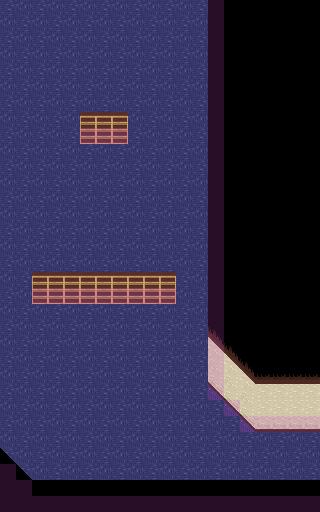

Below is a game level as drawn by its tile map, then a one-line description and the .tmx that defines it (tile-layer data replaced by summaries):
An orthogonal 20x32 tile map with 16x16 px tiles, 5 tile layers (floor, props, walls, above, ...), 2 tilesets and 1 object.

<map version="1.10" tiledversion="1.10.2" orientation="orthogonal" renderorder="right-down" width="20" height="32" tilewidth="16" tileheight="16" infinite="0" nextlayerid="8" nextobjectid="2">
 <properties>
  <property name="clampCamera" type="bool" value="true" />
  <property name="edges">{
	"right": {
		"type": "warp",
		"map": "buildings/library.tmx",
		"pos": { 
			"x": 0, 
			"y": { 
				"type": "sub",
				"rhs": 23,
				"lhs": {
					"type": "player",
					"property": "y"
				}
			} 
		},
		"transition": {
			"type": "fade",
			"music": false
		}
	},
	"up": {
		"type": "warp",
		"map": "buildings/library_left1.tmx",
		"pos": {
			"x": {
				"type": "player",
				"property": "x"
			},
			"y": 62
		},
		"transition": {
			"type": "fade",
			"music": false
		}
	}
}</property>
  <property name="music" value="res/audio/music/fate.ogg" />
  <property name="music_speed" type="float" value="0.8" />
  <property name="music_volume" type="float" value="0.5" />
  <property name="tint" value="0,0,0,127" />
 </properties>
 <tileset firstgid="1" source="../tilesets/library.tsx" />
 <tileset firstgid="127" source="../entity/white.tsx" />
 <layer id="1" name="floor" width="20" height="32">
  <data>[640 cells, 615 non-empty, 2 distinct tile ids]</data>
 </layer>
 <layer id="7" name="props" width="20" height="32">
  <data>[640 cells, 12 non-empty, 1 distinct tile ids]</data>
 </layer>
 <layer id="2" name="walls" width="20" height="32">
  <data>[640 cells, 191 non-empty, 10 distinct tile ids]</data>
 </layer>
 <layer id="5" name="above" width="20" height="32">
  <properties>
   <property name="height" type="int" value="1" />
  </properties>
  <data>[640 cells, 35 non-empty, 3 distinct tile ids]</data>
 </layer>
 <layer id="4" name="collision" width="20" height="32" opacity="0.2">
  <properties>
   <property name="draw" type="bool" value="false" />
  </properties>
  <data>[640 cells, 66 non-empty, 1 distinct tile ids]</data>
 </layer>
 <objectgroup id="6" name="entities">
  <object id="1" gid="131" x="64" y="176" width="16" height="32">
   <properties>
    <property name="chaser_speed" type="int" value="2" />
    <property name="file" value="res/data/entity/npc/dir_chaser_tall.json" />
    <property name="warp_map" value="buildings/library_trap.tmx" />
    <property name="warp_x" type="int" value="4" />
    <property name="warp_y" type="int" value="4" />
   </properties>
  </object>
 </objectgroup>
</map>
